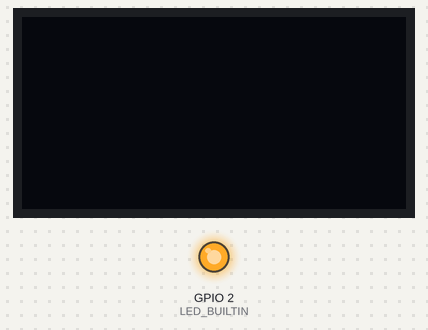
Bench run of a program on a simulated ESP32. Shown: 128×64 one-colour display, output pins drawn as LEDs (lit = HIGH). What the program prints to the serial monitor is not drawn. At 1.0 s the program puts the board to deep sleep or switches it off; the recording ends there.

Above: at 0.1 s.
Timing chart, 0 to 1.0 s (numbered marks = the images above):
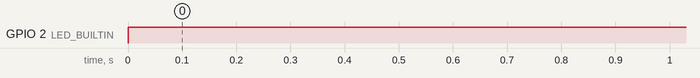

Measured:
- by itself, GPIO 2 (LED_BUILTIN): LOW → HIGH at 0.00 s

The program:

main.cpp
```cpp
#include <Wire.h>
#include <Adafruit_SSD1306.h>

#define SCREEN_WIDTH 128
#define SCREEN_HEIGHT 64
#define OLED_RESET -1
#define SCREEN_ADDRESS 0x3C

#define second_to_microseconds 1000 * 1000

Adafruit_SSD1306 display(SCREEN_WIDTH, SCREEN_HEIGHT, &Wire, OLED_RESET);

void setup()
{

	// Set serial speed
	Serial.begin(115200);

	Serial.println("Starting ESP32...");

	// initialize LED digital pin as an output.
    pinMode(LED_BUILTIN, OUTPUT);

    // turn the LED on (HIGH is the voltage level)
    digitalWrite(LED_BUILTIN, HIGH);

	// SSD1306_SWITCHCAPVCC = generate display voltage from 3.3V internally
	if (!display.begin(SSD1306_SWITCHCAPVCC, SCREEN_ADDRESS))
	{
		Serial.println(F("SSD1306 allocation failed"));
		for (;;)
			;
	}

	// turn OFF display
	display.ssd1306_command(SSD1306_DISPLAYOFF);

	// Hibernate
	Serial.println("Will hibernate in 1s...");
	Serial.flush();

	delay(1000);

	esp_sleep_enable_timer_wakeup(5 * second_to_microseconds);
	esp_sleep_pd_config(ESP_PD_DOMAIN_RTC_SLOW_MEM, ESP_PD_OPTION_OFF);
	esp_sleep_pd_config(ESP_PD_DOMAIN_RTC_FAST_MEM, ESP_PD_OPTION_OFF);
	esp_sleep_pd_config(ESP_PD_DOMAIN_RTC_PERIPH, ESP_PD_OPTION_OFF);
	esp_deep_sleep_start();

	// Will never print it !
	Serial.println("Wake up !");

}

void loop()
{
}
```
